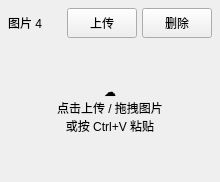
                     <widget class="QFrame" name="imageCard4">
                      <property name="minimumSize">
                       <size>
                        <width>210</width>
                        <height>180</height>
                       </size>
                      </property>
                      <layout class="QVBoxLayout" name="imageCard4Layout">
                       <property name="spacing">
                        <number>6</number>
                       </property>
                       <property name="leftMargin">
                        <number>8</number>
                       </property>
                       <property name="topMargin">
                        <number>8</number>
                       </property>
                       <property name="rightMargin">
                        <number>8</number>
                       </property>
                       <property name="bottomMargin">
                        <number>8</number>
                       </property>
                       <item>
                        <layout class="QHBoxLayout" name="imageCard4HeaderLayout">
                         <property name="spacing">
                          <number>5</number>
                         </property>
                         <property name="leftMargin">
                          <number>0</number>
                         </property>
                         <property name="topMargin">
                          <number>0</number>
                         </property>
                         <property name="rightMargin">
                          <number>0</number>
                         </property>
                         <property name="bottomMargin">
                          <number>0</number>
                         </property>
                         <item>
                          <widget class="QLabel" name="lblImageNumber4">
                           <property name="text">
                            <string>图片 4</string>
                           </property>
                          </widget>
                         </item>
                         <item>
                          <spacer name="imageCard4Spacer">
                           <property name="orientation">
                            <enum>Qt::Orientation::Horizontal</enum>
                           </property>
                           <property name="sizeType">
                            <enum>QSizePolicy::Policy::Expanding</enum>
                           </property>
                           <property name="sizeHint" stdset="0">
                            <size>
                             <width>20</width>
                             <height>20</height>
                            </size>
                           </property>
                          </spacer>
                         </item>
                         <item>
                          <widget class="QPushButton" name="btnUploadImage4">
                           <property name="minimumSize">
                            <size>
                             <width>58</width>
                             <height>30</height>
                            </size>
                           </property>
                           <property name="maximumSize">
                            <size>
                             <width>70</width>
                             <height>30</height>
                            </size>
                           </property>
                           <property name="toolTip">
                            <string>上传第 4 张图片</string>
                           </property>
                           <property name="text">
                            <string>上传</string>
                           </property>
                          </widget>
                         </item>
                         <item>
                          <widget class="QPushButton" name="btnDeleteImage4">
                           <property name="minimumSize">
                            <size>
                             <width>58</width>
                             <height>30</height>
                            </size>
                           </property>
                           <property name="maximumSize">
                            <size>
                             <width>70</width>
                             <height>30</height>
                            </size>
                           </property>
                           <property name="toolTip">
                            <string>删除第 4 张图片</string>
                           </property>
                           <property name="text">
                            <string>删除</string>
                           </property>
                          </widget>
                         </item>
                        </layout>
                       </item>
                       <item>
                        <widget class="QLabel" name="lblImageDropZone4">
                         <property name="minimumSize">
                          <size>
                           <width>0</width>
                           <height>130</height>
                          </size>
                         </property>
                         <property name="text">
                          <string>☁
点击上传 / 拖拽图片
或按 Ctrl+V 粘贴</string>
                         </property>
                         <property name="alignment">
                          <set>Qt::AlignmentFlag::AlignCenter</set>
                         </property>
                         <property name="wordWrap">
                          <bool>true</bool>
                         </property>
                         <property name="dropZone" stdset="0">
                          <bool>true</bool>
                         </property>
                        </widget>
                       </item>
                      </layout>
                     </widget>
